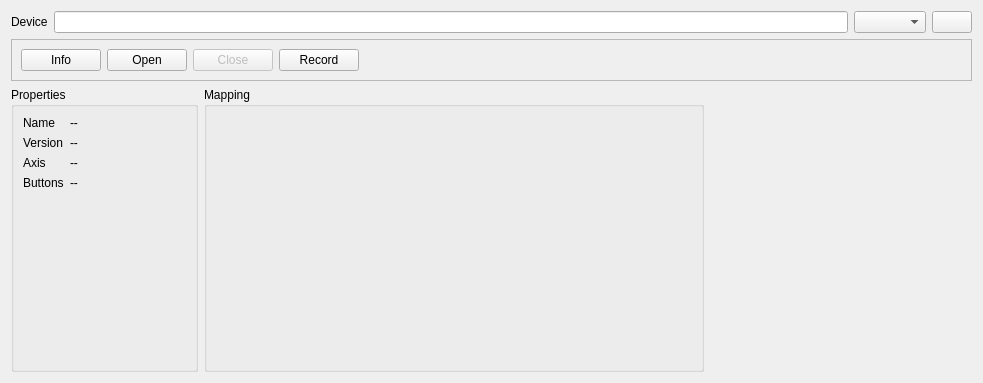
<?xml version="1.0" encoding="UTF-8"?>
<ui version="4.0">
 <class>JoystickOptionsWidget</class>
 <widget class="QWidget" name="JoystickOptionsWidget">
  <property name="geometry">
   <rect>
    <x>0</x>
    <y>0</y>
    <width>983</width>
    <height>383</height>
   </rect>
  </property>
  <property name="windowTitle">
   <string>Form</string>
  </property>
  <layout class="QGridLayout" name="gridLayout">
   <item row="4" column="0">
    <widget class="QGroupBox" name="groupBox">
     <property name="sizePolicy">
      <sizepolicy hsizetype="Preferred" vsizetype="Preferred">
       <horstretch>0</horstretch>
       <verstretch>0</verstretch>
      </sizepolicy>
     </property>
     <property name="maximumSize">
      <size>
       <width>300</width>
       <height>16777215</height>
      </size>
     </property>
     <property name="title">
      <string>Properties</string>
     </property>
     <layout class="QFormLayout" name="formLayout">
      <item row="0" column="0">
       <widget class="QLabel" name="label_2">
        <property name="text">
         <string>Name</string>
        </property>
       </widget>
      </item>
      <item row="1" column="0">
       <widget class="QLabel" name="label_3">
        <property name="text">
         <string>Version</string>
        </property>
       </widget>
      </item>
      <item row="2" column="0">
       <widget class="QLabel" name="label_4">
        <property name="text">
         <string>Axis</string>
        </property>
       </widget>
      </item>
      <item row="3" column="0">
       <widget class="QLabel" name="label_5">
        <property name="text">
         <string>Buttons</string>
        </property>
       </widget>
      </item>
      <item row="0" column="1">
       <widget class="QLabel" name="nameLabel">
        <property name="text">
         <string>--</string>
        </property>
       </widget>
      </item>
      <item row="1" column="1">
       <widget class="QLabel" name="versionLabel">
        <property name="text">
         <string>--</string>
        </property>
       </widget>
      </item>
      <item row="2" column="1">
       <widget class="QLabel" name="axisLabel">
        <property name="text">
         <string>--</string>
        </property>
       </widget>
      </item>
      <item row="3" column="1">
       <widget class="QLabel" name="buttonsLabel">
        <property name="text">
         <string>--</string>
        </property>
       </widget>
      </item>
     </layout>
    </widget>
   </item>
   <item row="4" column="1" colspan="3">
    <widget class="QGroupBox" name="mappingBox">
     <property name="maximumSize">
      <size>
       <width>500</width>
       <height>16777215</height>
      </size>
     </property>
     <property name="title">
      <string>Mapping</string>
     </property>
     <layout class="QVBoxLayout" name="verticalLayout_2"/>
    </widget>
   </item>
   <item row="2" column="0" colspan="5">
    <widget class="QFrame" name="frame">
     <property name="sizePolicy">
      <sizepolicy hsizetype="Preferred" vsizetype="Fixed">
       <horstretch>0</horstretch>
       <verstretch>0</verstretch>
      </sizepolicy>
     </property>
     <property name="frameShape">
      <enum>QFrame::StyledPanel</enum>
     </property>
     <property name="frameShadow">
      <enum>QFrame::Raised</enum>
     </property>
     <layout class="QHBoxLayout" name="horizontalLayout">
      <item>
       <widget class="QPushButton" name="infoPushButton">
        <property name="text">
         <string>Info</string>
        </property>
        <property name="icon">
         <iconset resource="../../../../resources/main.qrc">
          <normaloff>:/new/prefix1/info_rhombus.png</normaloff>:/new/prefix1/info_rhombus.png</iconset>
        </property>
        <property name="iconSize">
         <size>
          <width>24</width>
          <height>24</height>
         </size>
        </property>
       </widget>
      </item>
      <item>
       <widget class="QPushButton" name="openPushButton">
        <property name="enabled">
         <bool>true</bool>
        </property>
        <property name="text">
         <string>Open</string>
        </property>
        <property name="icon">
         <iconset resource="../../../../resources/main.qrc">
          <normaloff>:/new/prefix1/play.png</normaloff>:/new/prefix1/play.png</iconset>
        </property>
        <property name="iconSize">
         <size>
          <width>24</width>
          <height>24</height>
         </size>
        </property>
        <property name="checkable">
         <bool>false</bool>
        </property>
        <property name="checked">
         <bool>false</bool>
        </property>
       </widget>
      </item>
      <item>
       <widget class="QPushButton" name="closePushButton">
        <property name="enabled">
         <bool>false</bool>
        </property>
        <property name="text">
         <string>Close</string>
        </property>
        <property name="icon">
         <iconset resource="../../../../resources/main.qrc">
          <normaloff>:/new/prefix1/stop_2.png</normaloff>:/new/prefix1/stop_2.png</iconset>
        </property>
        <property name="iconSize">
         <size>
          <width>24</width>
          <height>24</height>
         </size>
        </property>
       </widget>
      </item>
      <item>
       <widget class="QPushButton" name="recordPushButton">
        <property name="text">
         <string>Record</string>
        </property>
        <property name="icon">
         <iconset resource="../../../../resources/main.qrc">
          <normaloff>:/new/prefix1/record.png</normaloff>:/new/prefix1/record.png</iconset>
        </property>
        <property name="iconSize">
         <size>
          <width>24</width>
          <height>24</height>
         </size>
        </property>
       </widget>
      </item>
      <item>
       <spacer name="horizontalSpacer">
        <property name="orientation">
         <enum>Qt::Horizontal</enum>
        </property>
        <property name="sizeHint" stdset="0">
         <size>
          <width>40</width>
          <height>20</height>
         </size>
        </property>
       </spacer>
      </item>
     </layout>
    </widget>
   </item>
   <item row="4" column="4">
    <widget class="GraphPlotDialog" name="graphWidget" native="true">
     <property name="minimumSize">
      <size>
       <width>120</width>
       <height>40</height>
      </size>
     </property>
    </widget>
   </item>
   <item row="1" column="0" colspan="5">
    <layout class="QHBoxLayout" name="horizontalLayout_2">
     <item>
      <widget class="QLabel" name="label">
       <property name="sizePolicy">
        <sizepolicy hsizetype="Preferred" vsizetype="Fixed">
         <horstretch>0</horstretch>
         <verstretch>0</verstretch>
        </sizepolicy>
       </property>
       <property name="text">
        <string>Device</string>
       </property>
      </widget>
     </item>
     <item>
      <widget class="QLineEdit" name="deviceLineEdit"/>
     </item>
     <item>
      <widget class="QComboBox" name="comboBox"/>
     </item>
     <item>
      <widget class="QPushButton" name="rereadButton">
       <property name="toolTip">
        <string>Refresh</string>
       </property>
       <property name="text">
        <string/>
       </property>
       <property name="icon">
        <iconset resource="../../../../resources/main.qrc">
         <normaloff>:/new/prefix1/refresh.png</normaloff>:/new/prefix1/refresh.png</iconset>
       </property>
       <property name="iconSize">
        <size>
         <width>24</width>
         <height>24</height>
        </size>
       </property>
      </widget>
     </item>
    </layout>
   </item>
  </layout>
 </widget>
 <customwidgets>
  <customwidget>
   <class>GraphPlotDialog</class>
   <extends>QWidget</extends>
   <header>graphPlotDialog.h</header>
   <container>1</container>
  </customwidget>
 </customwidgets>
 <resources>
  <include location="../../../../resources/main.qrc"/>
  <include location="../../../../resources/main.qrc"/>
 </resources>
 <connections>
  <connection>
   <sender>comboBox</sender>
   <signal>currentIndexChanged(QString)</signal>
   <receiver>deviceLineEdit</receiver>
   <slot>setText(QString)</slot>
   <hints>
    <hint type="sourcelabel">
     <x>399</x>
     <y>21</y>
    </hint>
    <hint type="destinationlabel">
     <x>267</x>
     <y>18</y>
    </hint>
   </hints>
  </connection>
  <connection>
   <sender>rereadButton</sender>
   <signal>released()</signal>
   <receiver>JoystickOptionsWidget</receiver>
   <slot>rereadDevices()</slot>
   <hints>
    <hint type="sourcelabel">
     <x>455</x>
     <y>36</y>
    </hint>
    <hint type="destinationlabel">
     <x>457</x>
     <y>52</y>
    </hint>
   </hints>
  </connection>
  <connection>
   <sender>infoPushButton</sender>
   <signal>released()</signal>
   <receiver>JoystickOptionsWidget</receiver>
   <slot>getProps()</slot>
   <hints>
    <hint type="sourcelabel">
     <x>55</x>
     <y>79</y>
    </hint>
    <hint type="destinationlabel">
     <x>76</x>
     <y>112</y>
    </hint>
   </hints>
  </connection>
  <connection>
   <sender>openPushButton</sender>
   <signal>released()</signal>
   <receiver>JoystickOptionsWidget</receiver>
   <slot>openJoystick()</slot>
   <hints>
    <hint type="sourcelabel">
     <x>149</x>
     <y>82</y>
    </hint>
    <hint type="destinationlabel">
     <x>163</x>
     <y>111</y>
    </hint>
   </hints>
  </connection>
  <connection>
   <sender>closePushButton</sender>
   <signal>released()</signal>
   <receiver>JoystickOptionsWidget</receiver>
   <slot>closeJoystick()</slot>
   <hints>
    <hint type="sourcelabel">
     <x>225</x>
     <y>76</y>
    </hint>
    <hint type="destinationlabel">
     <x>258</x>
     <y>112</y>
    </hint>
   </hints>
  </connection>
  <connection>
   <sender>recordPushButton</sender>
   <signal>released()</signal>
   <receiver>JoystickOptionsWidget</receiver>
   <slot>recordJoystick()</slot>
   <hints>
    <hint type="sourcelabel">
     <x>342</x>
     <y>75</y>
    </hint>
    <hint type="destinationlabel">
     <x>366</x>
     <y>112</y>
    </hint>
   </hints>
  </connection>
 </connections>
 <slots>
  <slot>rereadDevices()</slot>
  <slot>getProps()</slot>
  <slot>openJoystick()</slot>
  <slot>closeJoystick()</slot>
  <slot>recordJoystick()</slot>
 </slots>
</ui>
